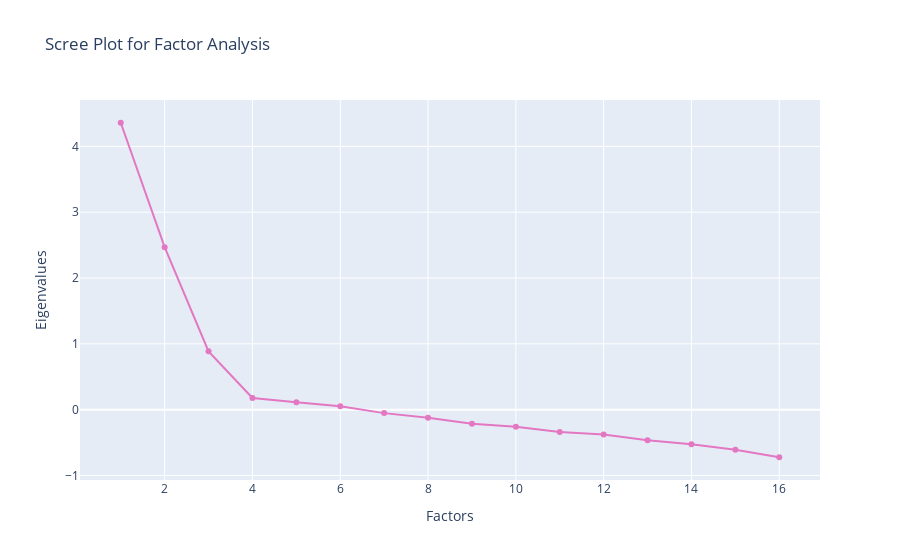

The code cell stored with this chart in its notebook:
### Code cell
px.line(
    x=range(1, data.shape[1] - 1),
    y=newev,
    labels={"x": "Factors", "y": "Eigenvalues"},
    title="Scree Plot for Factor Analysis",
    color_discrete_sequence=["#e377c2"],
    markers=True,
)

### Figure 1 — Plotly figure (JSON) as saved in the notebook; plotly's stock layout.template omitted (floating-point values rounded to 4 significant figures)
{"data": [{"hovertemplate": "Factors=%{x}<br>Eigenvalues=%{y}<extra></extra>", "legendgroup": "", "line": {"color": "#e377c2", "dash": "solid"}, "marker": {"symbol": "circle"}, "mode": "markers+lines", "name": "", "orientation": "v", "showlegend": false, "type": "scatter", "x": [1, 2, 3, 4, 5, 6, 7, 8, 9, 10, 11, 12, 13, 14, 15, 16], "xaxis": "x", "y": [4.36, 2.469, 0.8854, 0.1762, 0.1135, 0.05195, -0.05285, -0.124, -0.2151, -0.2594, -0.34, -0.379, -0.4661, -0.5262, -0.6103, -0.7235], "yaxis": "y"}], "layout": {"legend": {"tracegroupgap": 0}, "title": {"text": "Scree Plot for Factor Analysis"}, "xaxis": {"anchor": "y", "domain": [0, 1], "title": {"text": "Factors"}}, "yaxis": {"anchor": "x", "domain": [0, 1], "title": {"text": "Eigenvalues"}}}}
